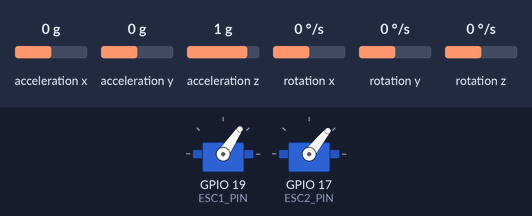
A sketch run on a simulated ESP32. Parts: 2 × servo. Wiring (inferred from the names in the program): MPU-9250 motion sensor at I2C address 0x68. The inputs (shaded band) are chosen by the test bench; at power-on: acceleration y 0 g, rotation y 0 °/s, acceleration z 1 g, acceleration x 0 g, rotation x 0 °/s, rotation z 0 °/s. What the sketch prints to the serial monitor is not drawn.

Above: at 11.8 s.
11.9 s: acceleration y set to -1.4 g
At 13.2 s:
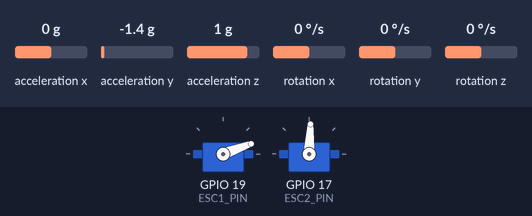
13.7 s: rotation y set to -100 °/s
At 15.8 s:
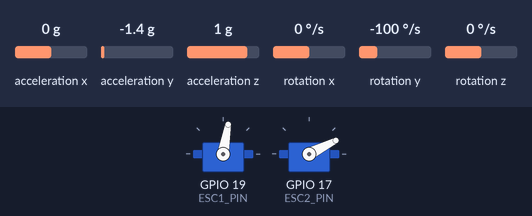
16.7 s: acceleration z set to -1.4 g
At 17.9 s:
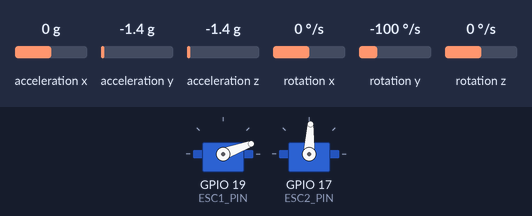
18.8 s: acceleration z set to 0 g
At 21.5 s:
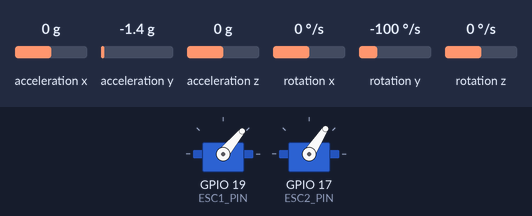
21.8 s: acceleration y set to -0.2 g
23.3 s: acceleration y set to 0.1 g
At 24.7 s:
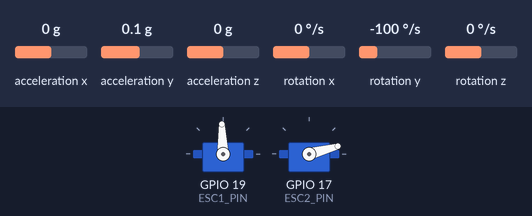
Timing chart, 0 to 26.2 s (numbered marks = the images above; inputs shaded):
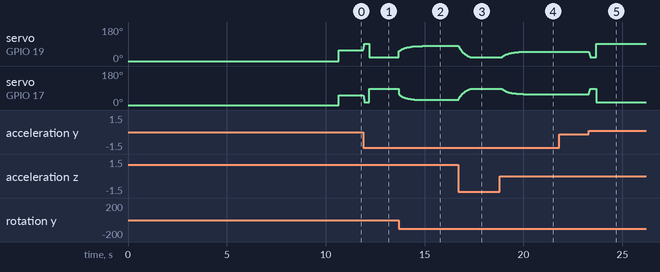

Measured:
- the behaviour switches between -0.1 and 0 g on acceleration y (found by bisection; images 4 and 5)
- after the input at 11.9 s, servo on GPIO 19 (ESC1_PIN): 56° → 92° at once, → 20° 0.30 s later; servo on GPIO 17 (ESC2_PIN): 51° → 15° at once, → 87° 0.30 s later
- after the input at 13.7 s, servo on GPIO 19 (ESC1_PIN): moves from 20° to 80° over 1.2 s, starting at once; servo on GPIO 17 (ESC2_PIN): moves from 87° to 27° over 1.2 s, starting at once
- after the input at 16.7 s, servo on GPIO 19 (ESC1_PIN): moves from 80° to 20° over 0.65 s, starting at once; servo on GPIO 17 (ESC2_PIN): moves from 27° to 87° over 0.65 s, starting at once
- after the input at 18.8 s, servo on GPIO 19 (ESC1_PIN): moves from 20° to 50° over 1.7 s, starting after 0.10 s; servo on GPIO 17 (ESC2_PIN): moves from 87° to 57° over 1.7 s, starting after 0.10 s
- after the input at 21.8 s, every drawn part: stays the same
- after the input at 23.3 s, servo on GPIO 19 (ESC1_PIN): 50° → 20° at once, → 92° 0.38 s later; servo on GPIO 17 (ESC2_PIN): 57° → 87° at once, → 15° 0.38 s later

The sketch:

two_axis1.0.ino
```cpp
#include <Wire.h>
#include <ESP32Servo.h>

#define MPU_ADDR 0x68
float currentAngle=0.0;
unsigned long lastTime=0;


// =========================
// ESCs
// =========================

Servo esc1;
Servo esc2;

int BASE_MOTOR1 = 1310;  //assuming it to be the base thrust
int BASE_MOTOR2 = 1285;


const int ESC1_PIN = 19;
const int ESC2_PIN = 17;

int BASE_THROTTLE = 1200;


// =========================
// PD PARAMETERS
// =========================

float Kp = 4.8;
float Kd = 2.4;

const int MAX_CORRECTION = 200;


// =========================
// MPU CALIBRATION
// =========================

float gyroBiasY = 0;
float targetAngle = 0;


// =========================
// READ MPU6500
// =========================

void readMPU(float &ay, float &az, float &gyroY)
{
  // Accelerometer

  Wire.beginTransmission(MPU_ADDR);
  Wire.write(0x3B);
  Wire.endTransmission(false);

  Wire.requestFrom(MPU_ADDR, 6, true);

  int16_t rawAx = (Wire.read() << 8) | Wire.read();
  int16_t rawAy = (Wire.read() << 8) | Wire.read();
  int16_t rawAz = (Wire.read() << 8) | Wire.read();

  ay = rawAy / 16384.0;
  az = rawAz / 16384.0;


  // Gyroscope

  Wire.beginTransmission(MPU_ADDR);
  Wire.write(0x43);
  Wire.endTransmission(false);

  Wire.requestFrom(MPU_ADDR, 6, true);

  int16_t rawGx = (Wire.read() << 8) | Wire.read();
  int16_t rawGy = (Wire.read() << 8) | Wire.read();
  int16_t rawGz = (Wire.read() << 8) | Wire.read();

  gyroY = rawGy / 131.0;
}


// =========================
// SETUP
// =========================

void setup()
{
  Serial.begin(115200);

  Wire.begin(21, 22);


  // =========================
  // WAKE MPU6500
  // =========================

  Wire.beginTransmission(MPU_ADDR);
  Wire.write(0x6B);
  Wire.write(0x00);
  Wire.endTransmission();

  delay(1000);


  // =========================
  // GYRO CALIBRATION
  // =========================

  Serial.println();
  Serial.println("Keep frame completely still.");
  Serial.println("Calibrating gyro...");

  float gyroSum = 0;

  for (int i = 0; i < 500; i++)
  {
    float ay, az, gyroY;

    readMPU(ay, az, gyroY);

    gyroSum += gyroY;

    delay(5);
  }

  gyroBiasY = gyroSum / 500.0;


  // =========================
  // TARGET ANGLE CALIBRATION
  // =========================

  Serial.println("Keep frame at BALANCED position.");
  Serial.println("Calibrating target angle...");

  float angleSum = 0;

  for (int i = 0; i < 500; i++)
  {
    float ay, az, gyroY;

    readMPU(ay, az, gyroY);

    float angle =
        atan2(ay, -az) * 180.0 / PI;

    angleSum += angle;

    delay(5);
  }

  targetAngle = angleSum / 500.0;

  currentAngle=targetAngle;
  lastTime=millis();


  // =========================
  // PRINT CALIBRATION
  // =========================

  Serial.println();

  Serial.print("Gyro Y bias: ");
  Serial.print(gyroBiasY, 3);
  Serial.println(" deg/s");

  Serial.print("Target angle: ");
  Serial.print(targetAngle, 2);
  Serial.println(" deg");


  // =========================
  // ESC SETUP
  // =========================

  esc1.attach(ESC1_PIN, 1000, 2000);
  esc2.attach(ESC2_PIN, 1000, 2000);

  esc1.writeMicroseconds(1000);
  esc2.writeMicroseconds(1000);

  delay(3000);

  Serial.println();
  Serial.println("Two-motor PD controller ready.");
}


// =========================
// LOOP
// =========================

void loop()
{
  float ay;
  float az;
  float gyroY;


  // =========================
  // READ MPU
  // =========================

  readMPU(ay, az, gyroY);


  // =========================
  // calculate time delta ( dt)

 unsigned long currentTime=millis();
 float dt=(currentTime-lastTime)/1000.0; //converting from ms to seconds
 lastTime=currentTime;


  // =========================
  // CORRECT GYRO BIAS
  // =========================
 float correctedGyro=gyroY-gyroBiasY;


  // =========================
  // ANGLE
  // =========================

  //1.Raw acceleration angle(noisy)
  float accelAngle=atan2(ay,-az)*180.0/PI;
  //2.complementary filter(98 percent gyro, 2 percent acclerometer)
  currentAngle=0.98*(currentAngle+(correctedGyro*dt)) + 0.02*accelAngle;


  //================================
  //angle error
 float error=targetAngle-currentAngle;
 //fixing atan2 wraparound
 if(error>180.0)
 {
    error=error-360.0;

 }
 else if(error <-180.0)
 {
    error=error+360.0;
 }

  // =========================
  // P TERM
  // =========================

  float P =
      Kp * error;


  // =========================
  // D TERM
  // =========================

  float D =
      -Kd * correctedGyro;


  // =========================
  // PD CORRECTION
  // =========================

  float correction =
      P + D;


  // =========================
  // LIMIT CORRECTION
  // =========================

  correction =
      constrain(
          correction,
          -MAX_CORRECTION,
          MAX_CORRECTION
      );


  // =========================
  // TWO-MOTOR MIXING
  // =========================

  int motor1Command =
      BASE_MOTOR1 + correction;

  int motor2Command =
      BASE_MOTOR2 - correction;


  // =========================
  // LIMIT ESC COMMANDS
  // =========================

  motor1Command =
      constrain(
          motor1Command,
          1050,
          2000
      );

  motor2Command =
      constrain(
          motor2Command,
          1050,
          2000
      );


esc1.writeMicroseconds(motor1Command);
esc2.writeMicroseconds(motor2Command);

  // =========================
  // DEBUG
  // =========================


  delay(5);
}


//version 2
 //will be implementing a complementary filter on the accelerometer --
  // Also we will be doing error normalization to fix the wrap around of the angle problem 
```
